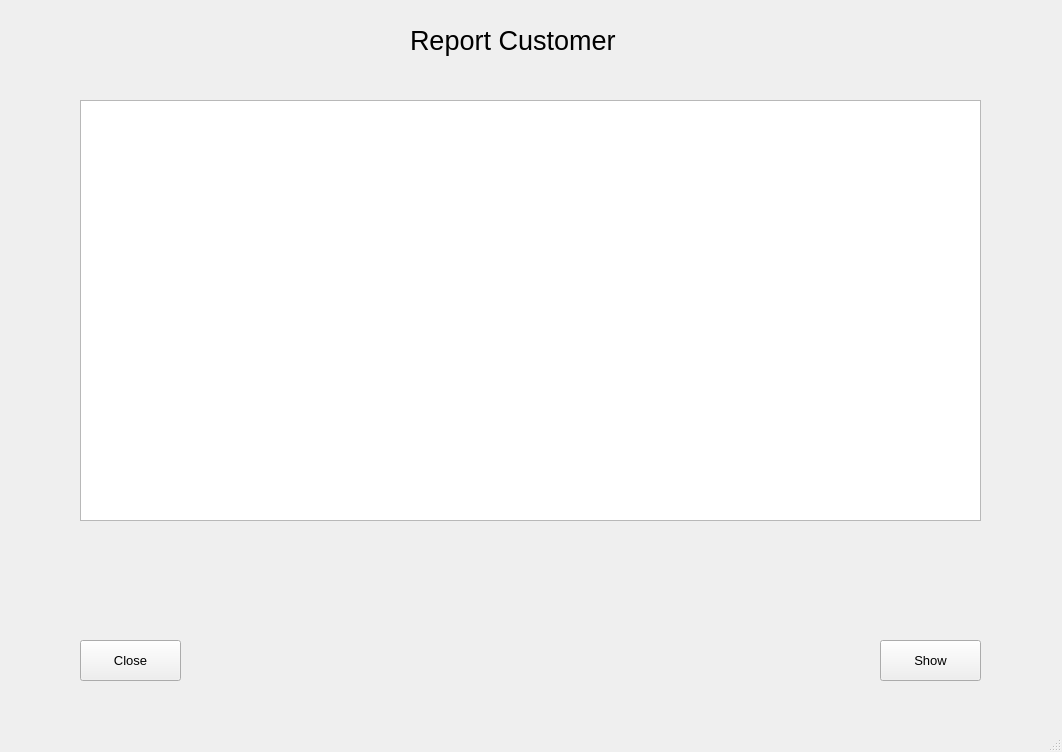
<?xml version="1.0" encoding="UTF-8"?>
<ui version="4.0">
 <class>report_customer</class>
 <widget class="QMainWindow" name="report_customer">
  <property name="geometry">
   <rect>
    <x>0</x>
    <y>0</y>
    <width>1062</width>
    <height>752</height>
   </rect>
  </property>
  <property name="windowTitle">
   <string>MainWindow</string>
  </property>
  <widget class="QWidget" name="centralwidget">
   <widget class="QTableView" name="tableView_ReCu">
    <property name="geometry">
     <rect>
      <x>80</x>
      <y>100</y>
      <width>901</width>
      <height>421</height>
     </rect>
    </property>
   </widget>
   <widget class="QLabel" name="label">
    <property name="geometry">
     <rect>
      <x>410</x>
      <y>-10</y>
      <width>251</width>
      <height>101</height>
     </rect>
    </property>
    <property name="font">
     <font>
      <pointsize>20</pointsize>
     </font>
    </property>
    <property name="text">
     <string>Report Customer</string>
    </property>
   </widget>
   <widget class="QPushButton" name="pushButton_close">
    <property name="geometry">
     <rect>
      <x>80</x>
      <y>640</y>
      <width>101</width>
      <height>41</height>
     </rect>
    </property>
    <property name="font">
     <font>
      <pointsize>10</pointsize>
     </font>
    </property>
    <property name="text">
     <string>Close</string>
    </property>
   </widget>
   <widget class="QPushButton" name="pushButton_show">
    <property name="geometry">
     <rect>
      <x>880</x>
      <y>640</y>
      <width>101</width>
      <height>41</height>
     </rect>
    </property>
    <property name="font">
     <font>
      <pointsize>10</pointsize>
     </font>
    </property>
    <property name="text">
     <string>Show</string>
    </property>
   </widget>
  </widget>
  <widget class="QMenuBar" name="menubar">
   <property name="geometry">
    <rect>
     <x>0</x>
     <y>0</y>
     <width>1062</width>
     <height>25</height>
    </rect>
   </property>
  </widget>
  <widget class="QStatusBar" name="statusbar"/>
 </widget>
 <resources/>
 <connections/>
</ui>
